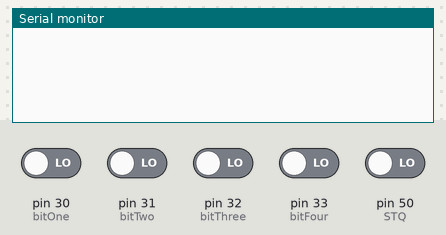
A sketch run on a simulated Arduino Mega 2560, built with avr-gcc and run on an emulated ATmega2560. On the bench: the last lines printed to the serial monitor. The test bench sets the inputs (shaded band); at power-on: pin 30 (bitOne), pin 31 (bitTwo), pin 32 (bitThree), pin 33 (bitFour), pin 50 (STQ) LOW.

Above: at 1.2 s.
1.3 s: pin 50 (STQ) driven HIGH
At 1.51 s:
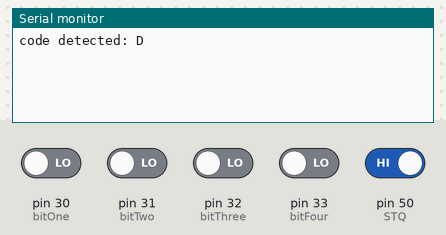
3.4 s: pin 30 (bitOne) driven HIGH
At 3.61 s:
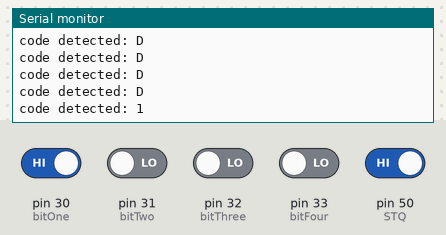
5.5 s: pin 31 (bitTwo) driven HIGH
At 5.71 s:
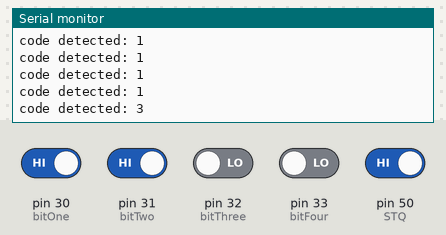
7.0 s: pin 32 (bitThree) driven HIGH
At 7.21 s:
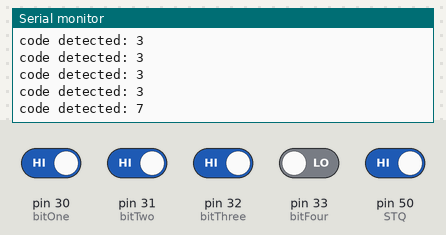
8.5 s: pin 30 (bitOne) driven LOW
At 8.71 s:
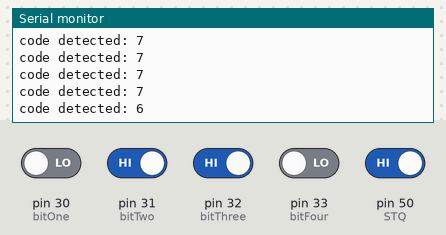
10.0 s: pin 31 (bitTwo) driven LOW
At 10.21 s:
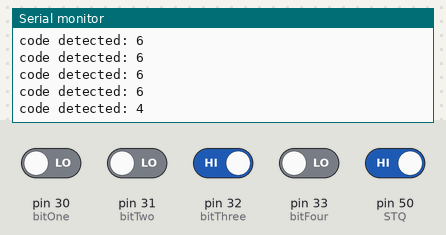
Timing chart, 0 to 12.5 s (numbered marks = the images above; inputs shaded):
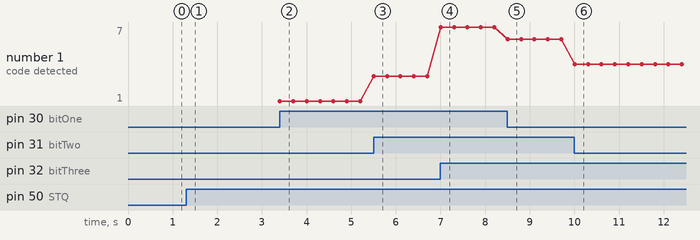

The sketch:

test.ino
```cpp
byte DTMF_data; // holds serial message / DTMF data;

int STQ = 50; // HIGH when a dtmf signal is available

/* parallel data comes in through these pins */
int bitOne = 30;
int bitTwo = 31;
int bitThree = 32;
int bitFour = 33;

void setup()
{
  /* set data pins as input */
  pinMode(bitOne, INPUT);
  pinMode(bitTwo, INPUT);
  pinMode(bitThree, INPUT);
  pinMode(bitFour, INPUT);

  /* wait for serial connection */
  Serial.begin(9600);
}

void loop()
{
  /* initialize DTMF data as 0 */
  DTMF_data = 0;

  /* read parallel input if dtmf tone is present */
  while (digitalRead(STQ) == HIGH){         // tone is present
    if (digitalRead(bitOne) == HIGH){
      DTMF_data += 1;
    }
    if (digitalRead(bitTwo) == HIGH){
      DTMF_data += 2;
    }
    if (digitalRead(bitThree) == HIGH){
      DTMF_data += 4;
    }
    if (digitalRead(bitFour) == HIGH){
      DTMF_data += 8;
    }

    /* send correct character to serial console */
    switch(DTMF_data){
      case 0: // DTMF D
        Serial.println("code detected: D\n");
        delay(300);
        break;
      case 1: // DTMF 1
        Serial.println("code detected: 1\n");
        delay(300);
        break;
      case 2: // DTMF 2
        Serial.println("code detected: 2\n");
        delay(300);
        break;
      case 3: // DTMF 3
        Serial.println("code detected: 3\n");
        delay(300);
        break;
      case 4: // DTMF 4
        Serial.println("code detected: 4\n");
        delay(300);
        break;
      case 5: // DTMF 5
        Serial.println("code detected: 5\n");
        delay(300);
        break;
      case 6: // DTMF 6
        Serial.println("code detected: 6\n");
        delay(300);
        break;
      case 7: // DTMF 7
        Serial.println("code detected: 7\n");
        delay(300);
        break;
      case 8: // DTMF 8
        Serial.println("code detected: 8\n");
        delay(300);
        break;
      case 9: // DTMF 9
        Serial.println("code detected: 9\n");
        delay(300);
        break;
    }
    DTMF_data = 0; // clear the DTMF character
  }
  Serial.flush(); // flush serial buffer
}
```

Measured:
- after the input at 1.3 s, the serial monitor: prints a new line at once (image 1)
- after the input at 3.4 s, the serial monitor: prints a new line at once (image 2)
- after the input at 5.5 s, the serial monitor: prints a new line at once (image 3)
- after the input at 7.0 s, the serial monitor: prints a new line at once (image 4)
- after the input at 8.5 s, the serial monitor: prints a new line at once (image 5)
- after the input at 10.0 s, the serial monitor: prints a new line at once (image 6)
- plotted number 1: 1 → 3 after the input at 5.5 s, 3 → 7 after the input at 7.0 s, 7 → 6 after the input at 8.5 s, 6 → 4 after the input at 10.0 s
